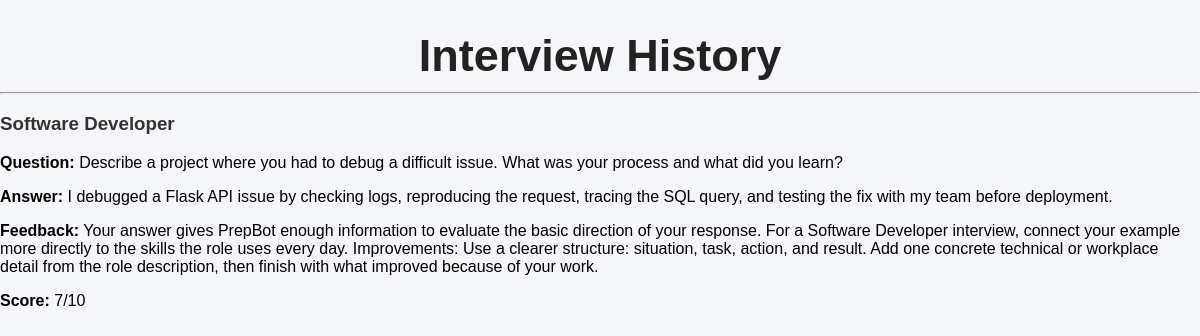
The page /history (signed in) on the database its author committed.
### app.py (models this page shows)
class Interview(db.Model):
    id = db.Column(db.Integer, primary_key=True)
    role = db.Column(db.String(100))
    question = db.Column(db.Text)
    answer = db.Column(db.Text)
    feedback = db.Column(db.Text)
    score = db.Column(db.Integer)
    user_id = db.Column(
        db.Integer,
        db.ForeignKey('user.id')
    )

### app.py (the view)
@app.route('/history')
@login_required
def history():
    interviews = Interview.query.filter_by(
        user_id=current_user.id
    ).all()
    return render_template(
        'history.html',
        interviews=interviews
    )

### app.py (called while the page is built)
@login_manager.user_loader
def load_user(user_id):
    return User.query.get(int(user_id))

### templates/history.html (shortened to what this page needs)
<!DOCTYPE html>
<html>
<head>
    <link rel="stylesheet" href="{{ url_for('static', filename='css/style.css') }}">
</head>
<body>
<h1>Interview History</h1>
{% for interview in interviews %}
    <hr>
    <h3>{{ interview.role }}</h3>
    <p><strong>Question:</strong> {{ interview.question }}</p>
    <p><strong>Answer:</strong> {{ interview.answer }}</p>
    <p><strong>Feedback:</strong> {{ interview.feedback }}</p>
    <p><strong>Score:</strong> {{ interview.score }}/10</p>
{% endfor %}
</body>
</html>

### static/css/style.css (style rules this page uses)
body { margin: 0; padding: 0; font-family: Arial, sans-serif; background-color: #f4f6f9; }
h1 { text-align: center; color: #222; margin-bottom: 10px; font-size: 45px; }
h2, h3 { color: #333; }

### rows shown on the page
Interview: role "Software Developer", question "Describe a project where you had to debug a difficult issue. What was your process and what did you learn?", answer "I debugged a Flask API issue by checking logs, reproducing the request, tracing the SQL query, and testing the fix with my team before deployment.", feedback "Your answer gives PrepBot enough information to evaluate the basic direction of your response. For a Software Developer interview, connect your example more directly to the skills the role uses every day. Improvements: Use a clearer structure: situation, task, action, and result. Add one concrete technical or workplace detail from the role description, then finish with what improved because of your work.", score "7"
